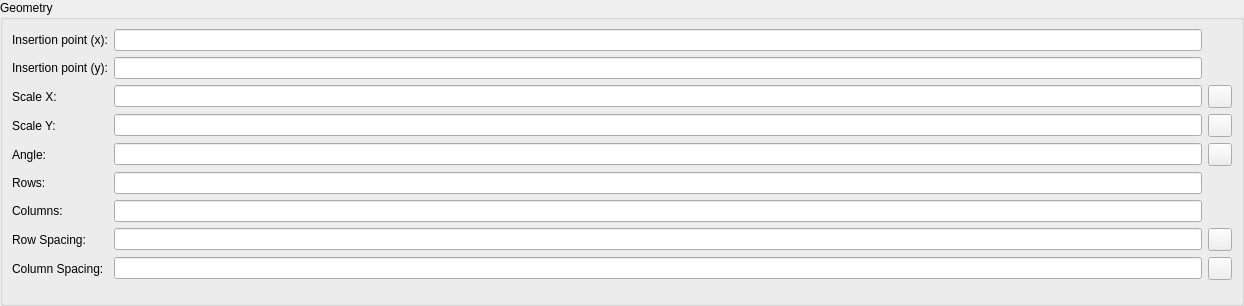
<?xml version="1.0" encoding="UTF-8"?>
<ui version="4.0">
 <class>LC_InsertPropertiesEditingWidget</class>
 <widget class="QWidget" name="LC_InsertPropertiesEditingWidget">
  <property name="geometry">
   <rect>
    <x>0</x>
    <y>0</y>
    <width>1244</width>
    <height>306</height>
   </rect>
  </property>
  <property name="windowTitle">
   <string>Form</string>
  </property>
  <layout class="QGridLayout" name="gridLayout">
   <property name="leftMargin">
    <number>0</number>
   </property>
   <property name="topMargin">
    <number>0</number>
   </property>
   <property name="rightMargin">
    <number>0</number>
   </property>
   <property name="bottomMargin">
    <number>0</number>
   </property>
   <property name="spacing">
    <number>0</number>
   </property>
   <item row="0" column="0">
    <widget class="QGroupBox" name="buttonGroup8">
     <property name="title">
      <string>Geometry</string>
     </property>
     <layout class="QGridLayout" name="gridLayout_2" columnstretch="0,5,0">
      <item row="0" column="0">
       <widget class="QLabel" name="lInsertionPointX">
        <property name="text">
         <string>Insertion point (x):</string>
        </property>
        <property name="wordWrap">
         <bool>false</bool>
        </property>
        <property name="buddy">
         <cstring>leInsertionPointX</cstring>
        </property>
       </widget>
      </item>
      <item row="0" column="1">
       <widget class="QLineEdit" name="leInsertionPointX">
        <property name="minimumSize">
         <size>
          <width>64</width>
          <height>0</height>
         </size>
        </property>
        <property name="toolTip">
         <string>X coordinate of insertion point</string>
        </property>
       </widget>
      </item>
      <item row="0" column="2" rowspan="2">
       <widget class="LC_PointPickButton" name="wPickInsertionPoint" native="true">
        <property name="sizePolicy">
         <sizepolicy hsizetype="Fixed" vsizetype="Fixed">
          <horstretch>0</horstretch>
          <verstretch>0</verstretch>
         </sizepolicy>
        </property>
        <property name="minimumSize">
         <size>
          <width>23</width>
          <height>0</height>
         </size>
        </property>
        <property name="maximumSize">
         <size>
          <width>23</width>
          <height>46</height>
         </size>
        </property>
        <property name="toolTip">
         <string>Pick insertion point coordinates from drawing</string>
        </property>
       </widget>
      </item>
      <item row="1" column="0">
       <widget class="QLabel" name="lInsertionPointY">
        <property name="text">
         <string>Insertion point (y):</string>
        </property>
        <property name="wordWrap">
         <bool>false</bool>
        </property>
        <property name="buddy">
         <cstring>leInsertionPointY</cstring>
        </property>
       </widget>
      </item>
      <item row="1" column="1">
       <widget class="QLineEdit" name="leInsertionPointY">
        <property name="minimumSize">
         <size>
          <width>64</width>
          <height>0</height>
         </size>
        </property>
        <property name="toolTip">
         <string>Y coordinate of insertion point</string>
        </property>
       </widget>
      </item>
      <item row="2" column="0">
       <widget class="QLabel" name="lFactorX">
        <property name="text">
         <string>Scale X:</string>
        </property>
        <property name="wordWrap">
         <bool>false</bool>
        </property>
        <property name="buddy">
         <cstring>leScaleX</cstring>
        </property>
       </widget>
      </item>
      <item row="2" column="1">
       <widget class="QLineEdit" name="leScaleX">
        <property name="minimumSize">
         <size>
          <width>64</width>
          <height>0</height>
         </size>
        </property>
        <property name="toolTip">
         <string>Scaling factor by X axis</string>
        </property>
       </widget>
      </item>
      <item row="2" column="2">
       <widget class="QToolButton" name="tbPIckScaleX">
        <property name="toolTip">
         <string>Pick scale by X value from drawing</string>
        </property>
        <property name="text">
         <string/>
        </property>
        <property name="icon">
         <iconset resource="../../../../res/icons/icons.qrc">
          <normaloff>:/icons/interactive_pick_distance.lci</normaloff>:/icons/interactive_pick_distance.lci</iconset>
        </property>
       </widget>
      </item>
      <item row="3" column="0">
       <widget class="QLabel" name="lFactorY">
        <property name="text">
         <string>Scale Y:</string>
        </property>
        <property name="wordWrap">
         <bool>false</bool>
        </property>
        <property name="buddy">
         <cstring>leScaleY</cstring>
        </property>
       </widget>
      </item>
      <item row="3" column="1">
       <widget class="QLineEdit" name="leScaleY">
        <property name="minimumSize">
         <size>
          <width>64</width>
          <height>0</height>
         </size>
        </property>
        <property name="toolTip">
         <string>Scaling factor by Y axis</string>
        </property>
       </widget>
      </item>
      <item row="3" column="2">
       <widget class="QToolButton" name="tbPIckScaleY">
        <property name="toolTip">
         <string>Pick scale Y value from drawing</string>
        </property>
        <property name="text">
         <string/>
        </property>
        <property name="icon">
         <iconset resource="../../../../res/icons/icons.qrc">
          <normaloff>:/icons/interactive_pick_distance.lci</normaloff>:/icons/interactive_pick_distance.lci</iconset>
        </property>
       </widget>
      </item>
      <item row="4" column="0">
       <widget class="QLabel" name="lAngle">
        <property name="text">
         <string>Angle:</string>
        </property>
        <property name="wordWrap">
         <bool>false</bool>
        </property>
        <property name="buddy">
         <cstring>leAngle</cstring>
        </property>
       </widget>
      </item>
      <item row="4" column="1">
       <widget class="QLineEdit" name="leAngle">
        <property name="minimumSize">
         <size>
          <width>64</width>
          <height>0</height>
         </size>
        </property>
        <property name="toolTip">
         <string>Rotation angle</string>
        </property>
       </widget>
      </item>
      <item row="4" column="2">
       <widget class="QToolButton" name="tbPickAngle">
        <property name="toolTip">
         <string>Pick Angle value from drawing</string>
        </property>
        <property name="text">
         <string/>
        </property>
        <property name="icon">
         <iconset resource="../../../../res/icons/icons.qrc">
          <normaloff>:/icons/interactive_pick_angle.lci</normaloff>:/icons/interactive_pick_angle.lci</iconset>
        </property>
       </widget>
      </item>
      <item row="5" column="0">
       <widget class="QLabel" name="lRows">
        <property name="text">
         <string>Rows:</string>
        </property>
        <property name="wordWrap">
         <bool>false</bool>
        </property>
        <property name="buddy">
         <cstring>leRows</cstring>
        </property>
       </widget>
      </item>
      <item row="5" column="1">
       <widget class="QLineEdit" name="leRows">
        <property name="minimumSize">
         <size>
          <width>64</width>
          <height>0</height>
         </size>
        </property>
        <property name="toolTip">
         <string>Amount of rows for copies</string>
        </property>
       </widget>
      </item>
      <item row="6" column="0">
       <widget class="QLabel" name="lCols">
        <property name="text">
         <string>Columns:</string>
        </property>
        <property name="wordWrap">
         <bool>false</bool>
        </property>
        <property name="buddy">
         <cstring>leCols</cstring>
        </property>
       </widget>
      </item>
      <item row="6" column="1">
       <widget class="QLineEdit" name="leCols">
        <property name="minimumSize">
         <size>
          <width>64</width>
          <height>0</height>
         </size>
        </property>
        <property name="toolTip">
         <string>Amount of columns for copies</string>
        </property>
       </widget>
      </item>
      <item row="7" column="0">
       <widget class="QLabel" name="lRowSpacing">
        <property name="text">
         <string>Row Spacing:</string>
        </property>
        <property name="wordWrap">
         <bool>false</bool>
        </property>
        <property name="buddy">
         <cstring>leRowSpacing</cstring>
        </property>
       </widget>
      </item>
      <item row="7" column="1">
       <widget class="QLineEdit" name="leRowSpacing">
        <property name="minimumSize">
         <size>
          <width>64</width>
          <height>0</height>
         </size>
        </property>
        <property name="toolTip">
         <string>Spacing between rows</string>
        </property>
       </widget>
      </item>
      <item row="7" column="2">
       <widget class="QToolButton" name="tbPickRowSpacing">
        <property name="toolTip">
         <string>Pick row spacing value from drawing</string>
        </property>
        <property name="text">
         <string/>
        </property>
        <property name="icon">
         <iconset resource="../../../../res/icons/icons.qrc">
          <normaloff>:/icons/interactive_pick_distance.lci</normaloff>:/icons/interactive_pick_distance.lci</iconset>
        </property>
       </widget>
      </item>
      <item row="8" column="0">
       <widget class="QLabel" name="lColSpacing">
        <property name="text">
         <string>Column Spacing:</string>
        </property>
        <property name="wordWrap">
         <bool>false</bool>
        </property>
        <property name="buddy">
         <cstring>leColSpacing</cstring>
        </property>
       </widget>
      </item>
      <item row="8" column="1">
       <widget class="QLineEdit" name="leColSpacing">
        <property name="minimumSize">
         <size>
          <width>64</width>
          <height>0</height>
         </size>
        </property>
        <property name="toolTip">
         <string>Spacing between columns</string>
        </property>
       </widget>
      </item>
      <item row="8" column="2">
       <widget class="QToolButton" name="tbPickColumnSpacing">
        <property name="toolTip">
         <string>Pick column spacing from drawing</string>
        </property>
        <property name="text">
         <string/>
        </property>
        <property name="icon">
         <iconset resource="../../../../res/icons/icons.qrc">
          <normaloff>:/icons/interactive_pick_distance.lci</normaloff>:/icons/interactive_pick_distance.lci</iconset>
        </property>
       </widget>
      </item>
      <item row="9" column="0">
       <spacer name="spacer58">
        <property name="orientation">
         <enum>Qt::Vertical</enum>
        </property>
        <property name="sizeType">
         <enum>QSizePolicy::Expanding</enum>
        </property>
        <property name="sizeHint" stdset="0">
         <size>
          <width>20</width>
          <height>0</height>
         </size>
        </property>
       </spacer>
      </item>
     </layout>
    </widget>
   </item>
  </layout>
 </widget>
 <customwidgets>
  <customwidget>
   <class>LC_PointPickButton</class>
   <extends>QWidget</extends>
   <header>lc_pointpickbutton.h</header>
   <container>1</container>
  </customwidget>
 </customwidgets>
 <tabstops>
  <tabstop>leInsertionPointX</tabstop>
  <tabstop>leInsertionPointY</tabstop>
  <tabstop>leScaleX</tabstop>
  <tabstop>tbPIckScaleX</tabstop>
  <tabstop>leScaleY</tabstop>
  <tabstop>tbPIckScaleY</tabstop>
  <tabstop>leAngle</tabstop>
  <tabstop>tbPickAngle</tabstop>
  <tabstop>leRows</tabstop>
  <tabstop>leCols</tabstop>
  <tabstop>leRowSpacing</tabstop>
  <tabstop>tbPickRowSpacing</tabstop>
  <tabstop>leColSpacing</tabstop>
  <tabstop>tbPickColumnSpacing</tabstop>
 </tabstops>
 <resources>
  <include location="../../../../res/icons/icons.qrc"/>
 </resources>
 <connections/>
</ui>
